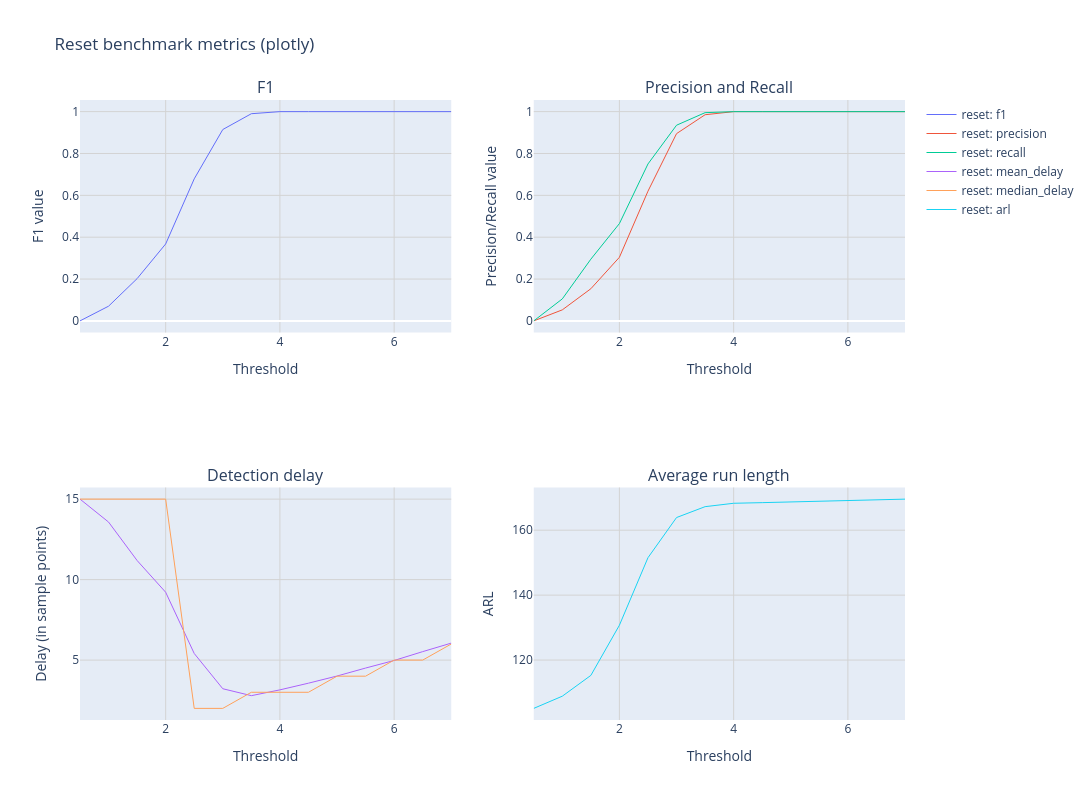

Notebook cell for this chart:
### Markdown cell above
### 6.2 Reset benchmark plots in plotly

The same operating-point dashboard is also useful in plotly when interactive inspection is desirable. This plot is the plotly twin of the previous matplotlib figure, not a different analytical message.

Showing both backends makes the plotting layer feel less like a special-case utility and more like a reusable reporting interface that can adapt to the user’s preferred output medium.

### Code cell
plotter_plotly = (
    BenchmarkPlotter()
    .set_metrics(
        {
            "f1_plot": ThresholdBasedMetricVisualizer(
                y_metrics=["f1"], title="F1", ylabel="F1 value", backend="plotly"
            ),
            "precision_recall_plot": ThresholdBasedMetricVisualizer(
                backend="plotly",
                y_metrics=["precision", "recall"],
                title="Precision and Recall",
                ylabel="Precision/Recall value",
            ),
            "delay_plot": ThresholdBasedMetricVisualizer(
                backend="plotly",
                y_metrics=["mean_delay", "median_delay"],
                title="Detection delay",
                ylabel="Delay (in sample points)",
            ),
            "arl_plot": ThresholdBasedMetricVisualizer(
                backend="plotly",
                y_metrics=["arl"],
                title="Average run length",
                ylabel="ARL",
            ),
        }
    )
    .set_benchmark_tables({"reset": reset_table})
)
plotter_plotly.backend = "plotly"

fig = make_subplots(
    rows=2,
    cols=2,
    subplot_titles=("F1", "Precision and Recall", "Detection delay", "Average run length"),
)
fig = plotter_plotly.draw(
    figure=fig,
    axes={
        "f1_plot": (1, 1),
        "precision_recall_plot": (1, 2),
        "delay_plot": (2, 1),
        "arl_plot": (2, 2),
    },
)
fig.update_layout(height=800, width=1200, title_text="Reset benchmark metrics (plotly)")

### Figure 1 — Plotly figure (JSON) as saved in the notebook; plotly's stock layout.template omitted (floating-point values rounded to 4 significant figures)
{"data": [{"line": {"dash": "solid", "width": 1}, "mode": "lines", "name": "reset: f1", "type": "scatter", "x": [0.5, 1.0, 1.5, 2.0, 2.5, 3.0, 3.5, 4.0, 4.5, 5.0, 5.5, 6.0, 6.5, 7.0], "xaxis": "x", "y": [0.0, 0.07012, 0.2021, 0.3676, 0.6787, 0.9144, 0.99, 1.0, 1.0, 1.0, 1.0, 1.0, 1.0, 1.0], "yaxis": "y"}, {"line": {"dash": "solid", "width": 1}, "mode": "lines", "name": "reset: precision", "type": "scatter", "x": [0.5, 1.0, 1.5, 2.0, 2.5, 3.0, 3.5, 4.0, 4.5, 5.0, 5.5, 6.0, 6.5, 7.0], "xaxis": "x2", "y": [0.0, 0.05263, 0.1536, 0.3039, 0.6198, 0.8947, 0.9851, 1.0, 1.0, 1.0, 1.0, 1.0, 1.0, 1.0], "yaxis": "y2"}, {"line": {"dash": "solid", "width": 1}, "mode": "lines", "name": "reset: recall", "type": "scatter", "x": [0.5, 1.0, 1.5, 2.0, 2.5, 3.0, 3.5, 4.0, 4.5, 5.0, 5.5, 6.0, 6.5, 7.0], "xaxis": "x2", "y": [0.0, 0.105, 0.295, 0.465, 0.75, 0.935, 0.995, 1.0, 1.0, 1.0, 1.0, 1.0, 1.0, 1.0], "yaxis": "y2"}, {"line": {"dash": "solid", "width": 1}, "mode": "lines", "name": "reset: mean_delay", "type": "scatter", "x": [0.5, 1.0, 1.5, 2.0, 2.5, 3.0, 3.5, 4.0, 4.5, 5.0, 5.5, 6.0, 6.5, 7.0], "xaxis": "x3", "y": [15.0, 13.57, 11.19, 9.215, 5.41, 3.22, 2.79, 3.15, 3.565, 4.01, 4.505, 4.975, 5.525, 6.055], "yaxis": "y3"}, {"line": {"dash": "solid", "width": 1}, "mode": "lines", "name": "reset: median_delay", "type": "scatter", "x": [0.5, 1.0, 1.5, 2.0, 2.5, 3.0, 3.5, 4.0, 4.5, 5.0, 5.5, 6.0, 6.5, 7.0], "xaxis": "x3", "y": [15.0, 15.0, 15.0, 15.0, 2.0, 2.0, 3.0, 3.0, 3.0, 4.0, 4.0, 5.0, 5.0, 6.0], "yaxis": "y3"}, {"line": {"dash": "solid", "width": 1}, "mode": "lines", "name": "reset: arl", "type": "scatter", "x": [0.5, 1.0, 1.5, 2.0, 2.5, 3.0, 3.5, 4.0, 4.5, 5.0, 5.5, 6.0, 6.5, 7.0], "xaxis": "x4", "y": [105.1, 108.9, 115.3, 130.7, 151.5, 163.9, 167.2, 168.3, 168.5, 168.7, 168.9, 169.1, 169.4, 169.6], "yaxis": "y4"}], "layout": {"annotations": [{"font": {"size": 16}, "showarrow": false, "text": "F1", "x": 0.225, "xanchor": "center", "xref": "paper", "y": 1.0, "yanchor": "bottom", "yref": "paper"}, {"font": {"size": 16}, "showarrow": false, "text": "Precision and Recall", "x": 0.775, "xanchor": "center", "xref": "paper", "y": 1.0, "yanchor": "bottom", "yref": "paper"}, {"font": {"size": 16}, "showarrow": false, "text": "Detection delay", "x": 0.225, "xanchor": "center", "xref": "paper", "y": 0.375, "yanchor": "bottom", "yref": "paper"}, {"font": {"size": 16}, "showarrow": false, "text": "Average run length", "x": 0.775, "xanchor": "center", "xref": "paper", "y": 0.375, "yanchor": "bottom", "yref": "paper"}], "height": 800, "title": {"text": "Reset benchmark metrics (plotly)"}, "width": 1200, "xaxis": {"anchor": "y", "domain": [0.0, 0.45], "gridcolor": "lightgray", "gridwidth": 1, "showgrid": true, "title": {"text": "Threshold"}}, "xaxis2": {"anchor": "y2", "domain": [0.55, 1.0], "gridcolor": "lightgray", "gridwidth": 1, "showgrid": true, "title": {"text": "Threshold"}}, "xaxis3": {"anchor": "y3", "domain": [0.0, 0.45], "gridcolor": "lightgray", "gridwidth": 1, "showgrid": true, "title": {"text": "Threshold"}}, "xaxis4": {"anchor": "y4", "domain": [0.55, 1.0], "gridcolor": "lightgray", "gridwidth": 1, "showgrid": true, "title": {"text": "Threshold"}}, "yaxis": {"anchor": "x", "domain": [0.625, 1.0], "gridcolor": "lightgray", "gridwidth": 1, "showgrid": true, "title": {"text": "F1 value"}}, "yaxis2": {"anchor": "x2", "domain": [0.625, 1.0], "gridcolor": "lightgray", "gridwidth": 1, "showgrid": true, "title": {"text": "Precision/Recall value"}}, "yaxis3": {"anchor": "x3", "domain": [0.0, 0.375], "gridcolor": "lightgray", "gridwidth": 1, "showgrid": true, "title": {"text": "Delay (in sample points)"}}, "yaxis4": {"anchor": "x4", "domain": [0.0, 0.375], "gridcolor": "lightgray", "gridwidth": 1, "showgrid": true, "title": {"text": "ARL"}}}}
